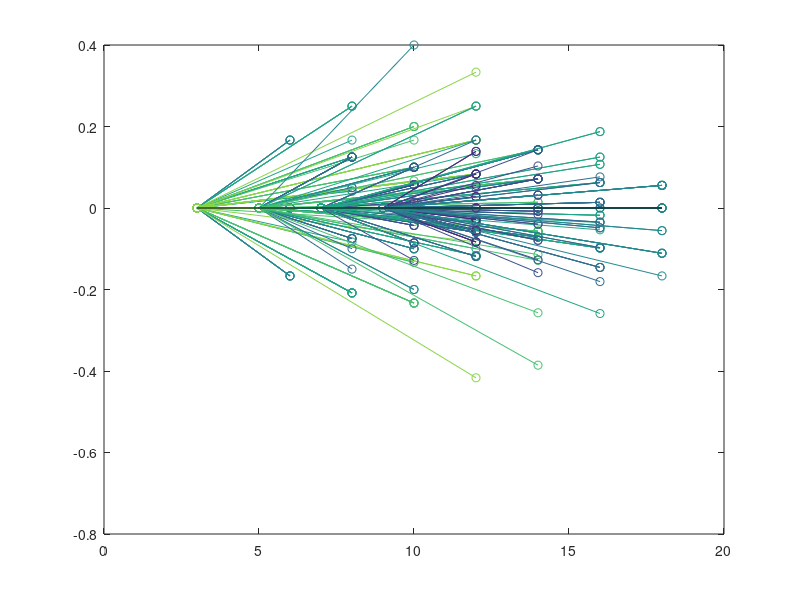

Write the MATLAB code that produced this figure.
rng(0);
pgrid = 0.05:0.05:0.95;
nsims = 20;
nsamples = [3,5,7,9];
observations = NaN(numel(pgrid),nsims,numel(nsamples),numel(nsamples),2*max(nsamples));
trajectories = NaN(numel(pgrid),nsims,numel(nsamples),numel(nsamples),2);
for indp = randperm(numel(pgrid))
  p = pgrid(indp);
  for inds = 1:nsims
    for ind1 = 1:numel(nsamples)
      for ind2 = 1:numel(nsamples)
       obs1 = round(rand(nsamples(ind1),1)+p-0.5);
       observations(indp,inds,ind1,ind2,1:numel(obs1)) = obs1;
       trajectories(indp,inds,ind1,ind2,1) = ...
         sum(obs1)/numel(obs1);
       obs2 = round(rand(nsamples(ind2),1)+p-0.5);
       observations(indp,inds,ind1,ind2,numel(obs1)+(1:numel(obs2))) = obs2;
       trajectories(indp,inds,ind1,ind2,2) = ...
         (sum(obs1)+sum(obs2))/(numel(obs1)+numel(obs2));
      end
    end
  end
end

%%
colors = viridis(18);
figure;
for ind1 = 1:numel(nsamples)
  for ind2 = 1:numel(nsamples)
    for inds = 1:nsims
      plot([nsamples(ind1),nsamples(ind1)+nsamples(ind2)],...
        squeeze(trajectories(indp,inds,ind1,ind2,:))-trajectories(indp,inds,ind1,ind2,1),'o-',...
        'color',colors(9+nsamples(ind2)-nsamples(ind1),:));
      hold on
    end
  end
end
line([3,18],[0,0],'color','k');